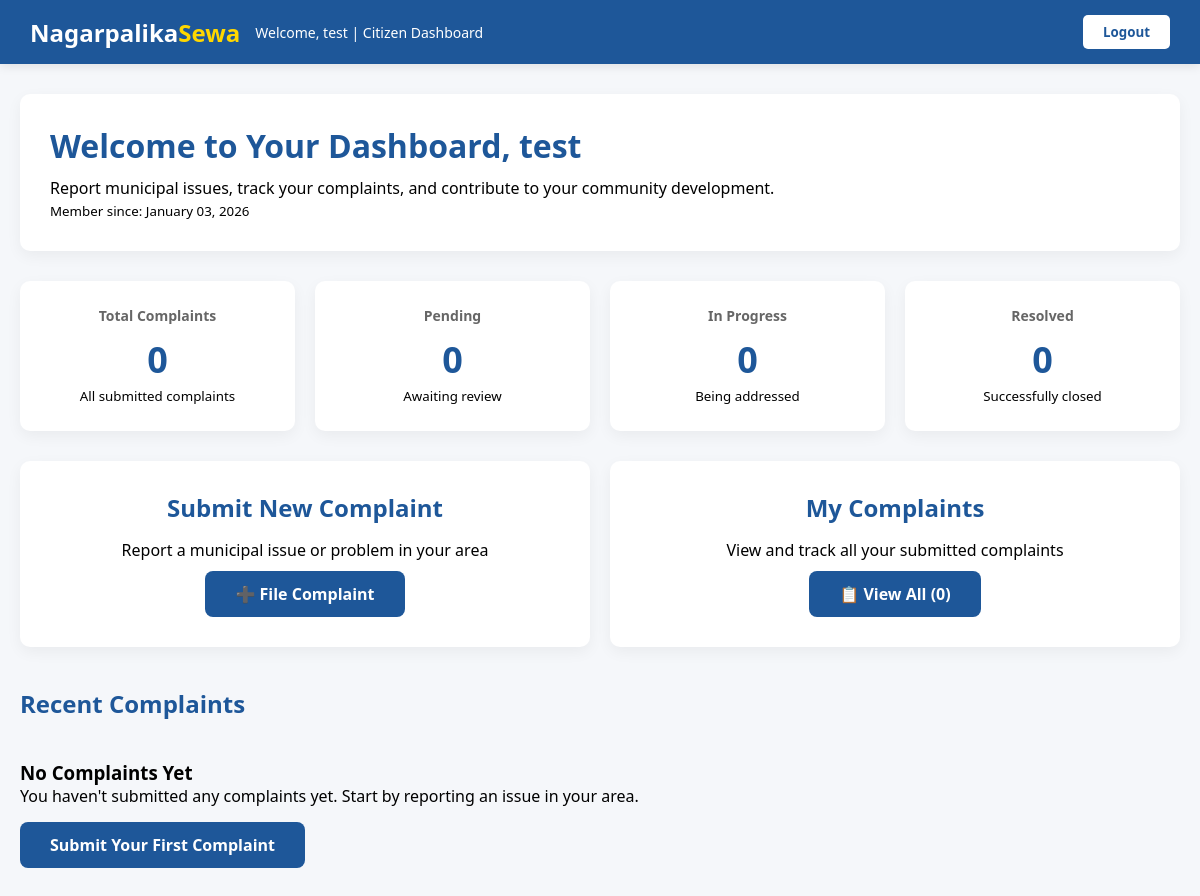
/dashboard/ (signed in), run on an earlier commit of the app's database.
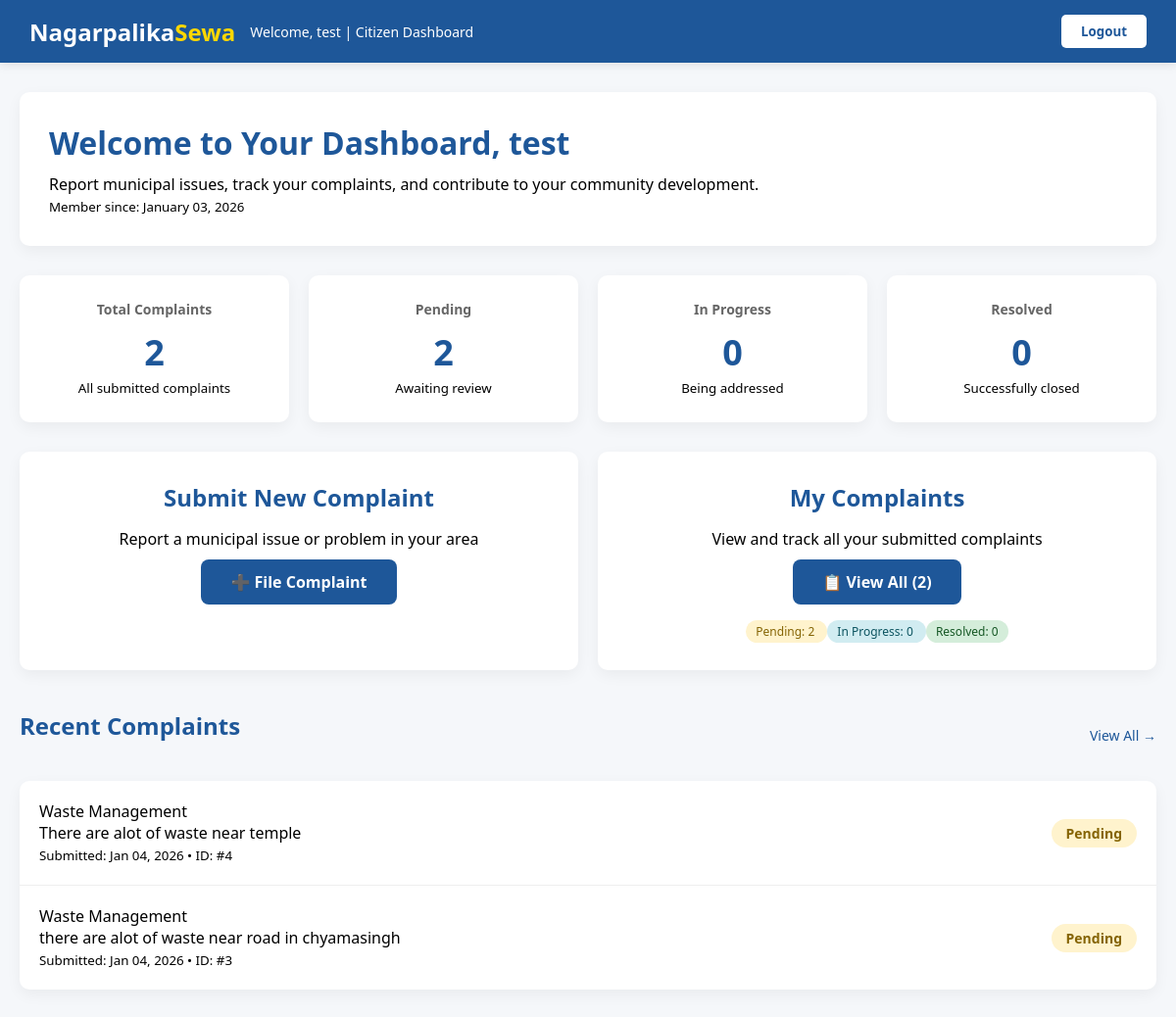
And on a later commit of the database.
### main/models.py (models this page shows)
class Complaint(models.Model):
    STATUS_CHOICES = [
        ('PENDING', 'Pending'),
        ('IN_PROGRESS', 'In Progress'),
        ('RESOLVED', 'Resolved'),
        ('REJECTED', 'Rejected'),
    ]
    user = models.ForeignKey(User, on_delete=models.CASCADE)
    category = models.CharField(max_length=100)
    description = models.TextField()
    image = models.ImageField(upload_to='complaints/', blank=True, null=True)
    status = models.CharField(max_length=20, choices=STATUS_CHOICES, default='PENDING')
    created_at = models.DateTimeField(auto_now_add=True)

### main/views.py (the view)
# urls.py: path('dashboard/', views.dashboard, name='dashboard'),
@login_required
def dashboard(request):
    user_complaints = Complaint.objects.filter(user=request.user)
    total_complaints = user_complaints.count()
    pending_count = user_complaints.filter(status='PENDING').count()
    in_progress_count = user_complaints.filter(status='IN_PROGRESS').count()
    resolved_count = user_complaints.filter(status='RESOLVED').count()
    rejected_count = user_complaints.filter(status='REJECTED').count()
    recent_complaints = user_complaints.order_by('-created_at')[:5]
    context = {
        'total_complaints': total_complaints,
        'pending_count': pending_count,
        'in_progress_count': in_progress_count,
        'resolved_count': resolved_count,
        'rejected_count': rejected_count,
        'recent_complaints': recent_complaints,
    }
    return render(request, 'dashboard.html', context)

### templates/dashboard.html (shortened to what the changed rows need)
{% load static %}
<!DOCTYPE html>
<html lang="en">
<head>
    <link rel="stylesheet" href="{% static '../static/dashboard.css' %}">
</head>
<body>
    <div class="container">
        <div class="welcome-section">
            <h1>Welcome to Your Dashboard, {{ request.user.username }}</h1>
        </div>
        <div class="stats-cards">
            <div class="stat-card">
                <h3>Total Complaints</h3>
                <div class="number stat-total">{{ total_complaints|default:"0" }}</div>
                <small>All submitted complaints</small>
            </div>
            <div class="stat-card">
                <h3>Pending</h3>
                <div class="number stat-pending">{{ pending_count|default:"0" }}</div>
                <small>Awaiting review</small>
            </div>
        </div>
        <div class="actions">
            <div class="action-card">
                <h2>Submit New Complaint</h2>
            </div>
            <div class="action-card">
                <h2>My Complaints</h2>
                <p>View and track all your submitted complaints</p>
                <a href="{% url 'my_complaint' %}" class="action-btn">
                    📋 View All ({{ total_complaints|default:"0" }})
                </a>
                {% if total_complaints > 0 %}
                <div class="quick-stats" style="margin-top: 15px;">
                    <a href="{% url 'my_complaint' %}?status=PENDING" style="font-size: 12px; padding: 3px 10px; background: #fff3cd; color: #856404; border-radius: 15px; text-decoration: none;">
                        Pending: {{ pending_count|default:"0" }}
                    </a>
                    <a href="{% url 'my_complaint' %}?status=IN_PROGRESS" style="font-size: 12px; padding: 3px 10px; background: #d1ecf1; color: #0c5460; border-radius: 15px; text-decoration: none;">
                        In Progress: {{ in_progress_count|default:"0" }}
                    </a>
                    <a href="{% url 'my_complaint' %}?status=RESOLVED" style="font-size: 12px; padding: 3px 10px; background: #d4edda; color: #155724; border-radius: 15px; text-decoration: none;">
                        Resolved: {{ resolved_count|default:"0" }}
                    </a>
                </div>
                {% endif %}
            </div>
        </div>
        <div class="recent-complaints">
            <div style="display: flex; justify-content: space-between; align-items: center; margin-bottom: 20px;">
                <h2>Recent Complaints</h2>
                {% if recent_complaints %}
                <a href="{% url 'my_complaint' %}" style="color: #1e5799; text-decoration: none; font-size: 14px;">
                    View All →
                </a>
                {% endif %}
            </div>
            {% if recent_complaints %}
                <div class="complaints-list">
                    {% for complaint in recent_complaints %}
                    <div class="complaint-item">
                        <div>
                            <span class="complaint-category">{{ complaint.category }}</span>
                            <p class="complaint-description">{{ complaint.description|truncatechars:100 }}</p>
                            <small class="complaint-date">
                                Submitted: {{ complaint.created_at|date:"M d, Y" }} •
                                ID: #{{ complaint.id }}
                            </small>
                        </div>
                        <span class="status {{ complaint.status|lower|slugify }}">
                            {{ complaint.get_status_display }}
                        </span>
                    </div>
                    {% endfor %}
                </div>
            {% else %}
                <div class="empty-state">
                    <h3>No Complaints Yet</h3>
                    <p>You haven't submitted any complaints yet. Start by reporting an issue in your area.</p>
                    <a href="{% url 'submit_complaint' %}" class="action-btn" style="display: inline-block; width: auto; margin-top: 15px;">
                        Submit Your First Complaint
                    </a>
                </div>
            {% endif %}
        </div>
    </div>
</body>
</html>

What changed in the data, as far as the page shows it:
added Complaint: category "Waste Management", description "There are alot of waste near temple", created_at "Jan 04, 2026", id "4", status "Pending"
added Complaint: category "Waste Management", description "there are alot of waste near road in chyamasingh", created_at "Jan 04, 2026", id "3", status "Pending"
Also different on the page:
{{ total_complaints|default:"0" }}: "0" → "2"
{{ pending_count|default:"0" }}: "0" → "2"
{{ pending_count|default:"0" }}: (not shown) → "2"
{{ in_progress_count|default:"0" }}: (not shown) → "0"
{{ resolved_count|default:"0" }}: (not shown) → "0"
text no longer shown: "No Complaints Yet You haven't submitted any complaints yet. Start by reporting an issue in your area. Submit Your First Complaint"
text now shown: "Pending: In Progress: Resolved: View All →"
